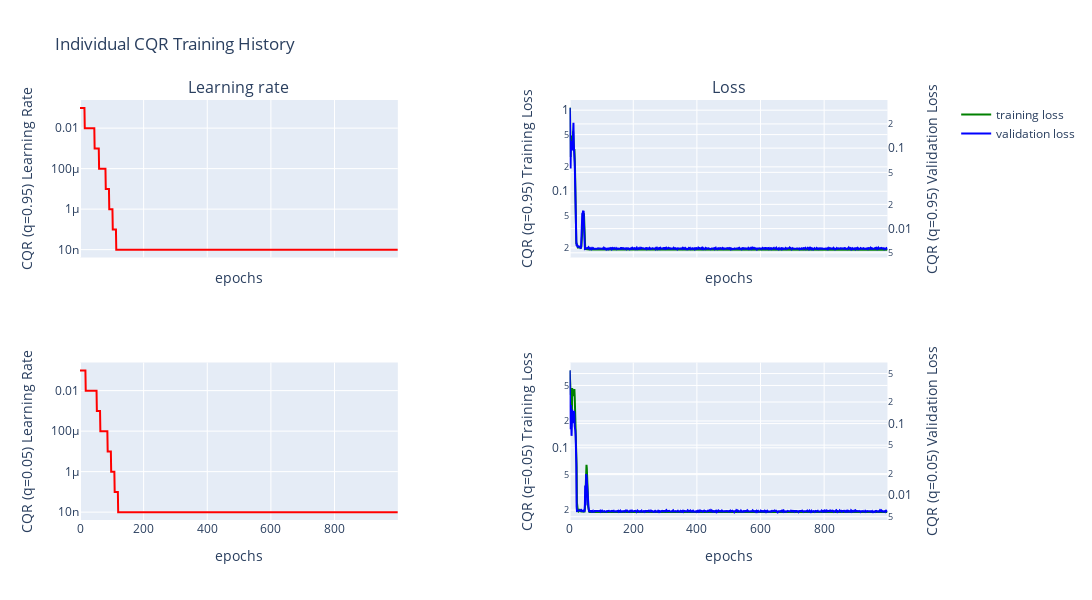

Notebook code for this chart:
### Markdown cell above
# quantile regression
Here qunatile regression is done to bound the errors with confidence values

### Code cell
dm.train_individual_qr(alpha=0.1, hidden_layers=[10],  epochs= 1000, batch_size=320)
dm.cqr.plot_qr_training_history()

### Figure 1 — Plotly figure (JSON) as saved in the notebook; plotly's stock layout.template omitted (floating-point values rounded to 4 significant figures; data arrays with more than 128 entries replaced by an {"elided": "..."} marker saying what was removed)
{"data": [{"line": {"color": "red"}, "mode": "lines", "name": "learning rate", "showlegend": false, "type": "scatter", "x": {"elided": "1000 int values"}, "xaxis": "x", "y": {"elided": "1000 float values"}, "yaxis": "y"}, {"line": {"color": "green"}, "mode": "lines", "name": "training loss", "showlegend": true, "type": "scatter", "x": {"elided": "1000 int values"}, "xaxis": "x2", "y": {"elided": "1000 float values"}, "yaxis": "y2"}, {"line": {"color": "blue"}, "mode": "lines", "name": "validation loss", "showlegend": true, "type": "scatter", "x": {"elided": "1000 int values"}, "xaxis": "x2", "y": {"elided": "1000 float values"}, "yaxis": "y3"}, {"line": {"color": "red"}, "mode": "lines", "name": "learning rate", "showlegend": false, "type": "scatter", "x": {"elided": "1000 int values"}, "xaxis": "x3", "y": {"elided": "1000 float values"}, "yaxis": "y4"}, {"line": {"color": "green"}, "mode": "lines", "name": "training loss", "showlegend": false, "type": "scatter", "x": {"elided": "1000 int values"}, "xaxis": "x4", "y": {"elided": "1000 float values"}, "yaxis": "y5"}, {"line": {"color": "blue"}, "mode": "lines", "name": "validation loss", "showlegend": false, "type": "scatter", "x": {"elided": "1000 int values"}, "xaxis": "x4", "y": {"elided": "1000 float values"}, "yaxis": "y6"}], "layout": {"annotations": [{"font": {"size": 16}, "showarrow": false, "text": "Learning rate", "x": 0.185, "xanchor": "center", "xref": "paper", "y": 1, "yanchor": "bottom", "yref": "paper"}, {"font": {"size": 16}, "showarrow": false, "text": "Loss", "x": 0.755, "xanchor": "center", "xref": "paper", "y": 1, "yanchor": "bottom", "yref": "paper"}], "height": 600, "title": {"text": "Individual CQR Training History"}, "width": 1800, "xaxis": {"anchor": "y", "domain": [0, 0.37], "matches": "x3", "showticklabels": false, "title": {"text": "epochs"}}, "xaxis2": {"anchor": "y2", "domain": [0.57, 0.94], "matches": "x4", "showticklabels": false, "title": {"text": "epochs"}}, "xaxis3": {"anchor": "y4", "domain": [0, 0.37], "title": {"text": "epochs"}}, "xaxis4": {"anchor": "y5", "domain": [0.57, 0.94], "title": {"text": "epochs"}}, "yaxis": {"anchor": "x", "domain": [0.625, 1], "title": {"text": "CQR (q=0.95)\nLearning Rate"}, "type": "log"}, "yaxis2": {"anchor": "x2", "domain": [0.625, 1], "title": {"text": "CQR (q=0.95)\nTraining Loss"}, "type": "log"}, "yaxis3": {"anchor": "x2", "overlaying": "y2", "side": "right", "title": {"text": "CQR (q=0.95)\nValidation Loss"}, "type": "log"}, "yaxis4": {"anchor": "x3", "domain": [0, 0.375], "title": {"text": "CQR (q=0.05)\nLearning Rate"}, "type": "log"}, "yaxis5": {"anchor": "x4", "domain": [0, 0.375], "title": {"text": "CQR (q=0.05)\nTraining Loss"}, "type": "log"}, "yaxis6": {"anchor": "x4", "overlaying": "y5", "side": "right", "title": {"text": "CQR (q=0.05)\nValidation Loss"}, "type": "log"}}}
